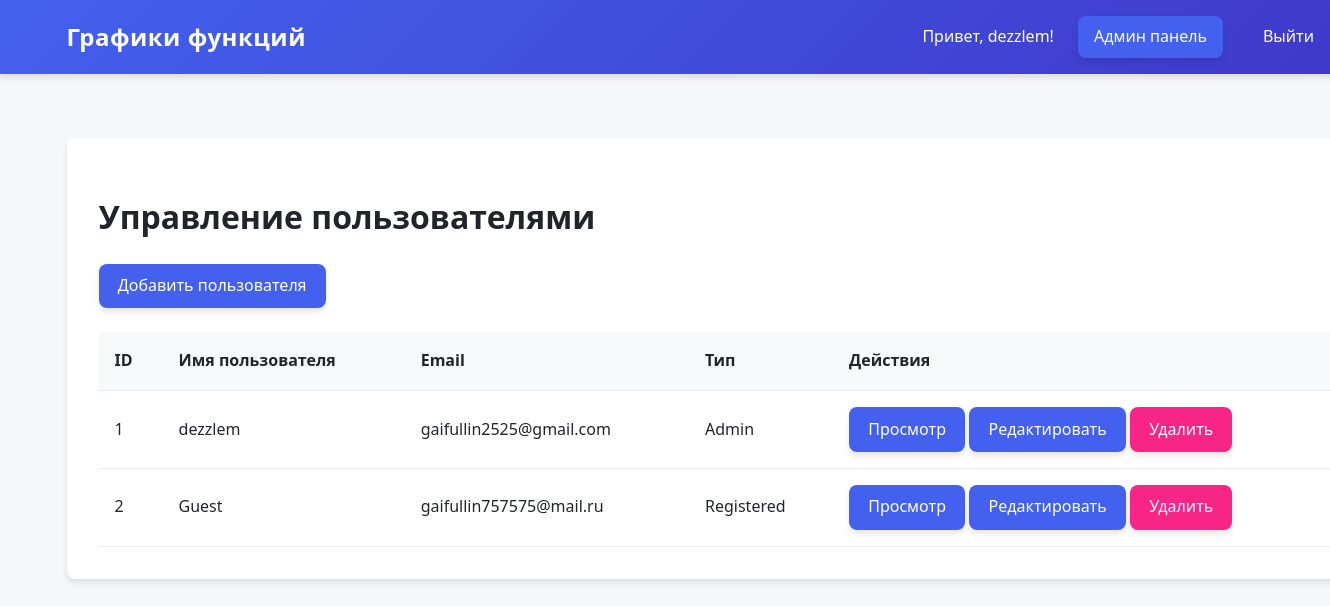
Before: /admin-panel/users/ (signed in) with the older database file.
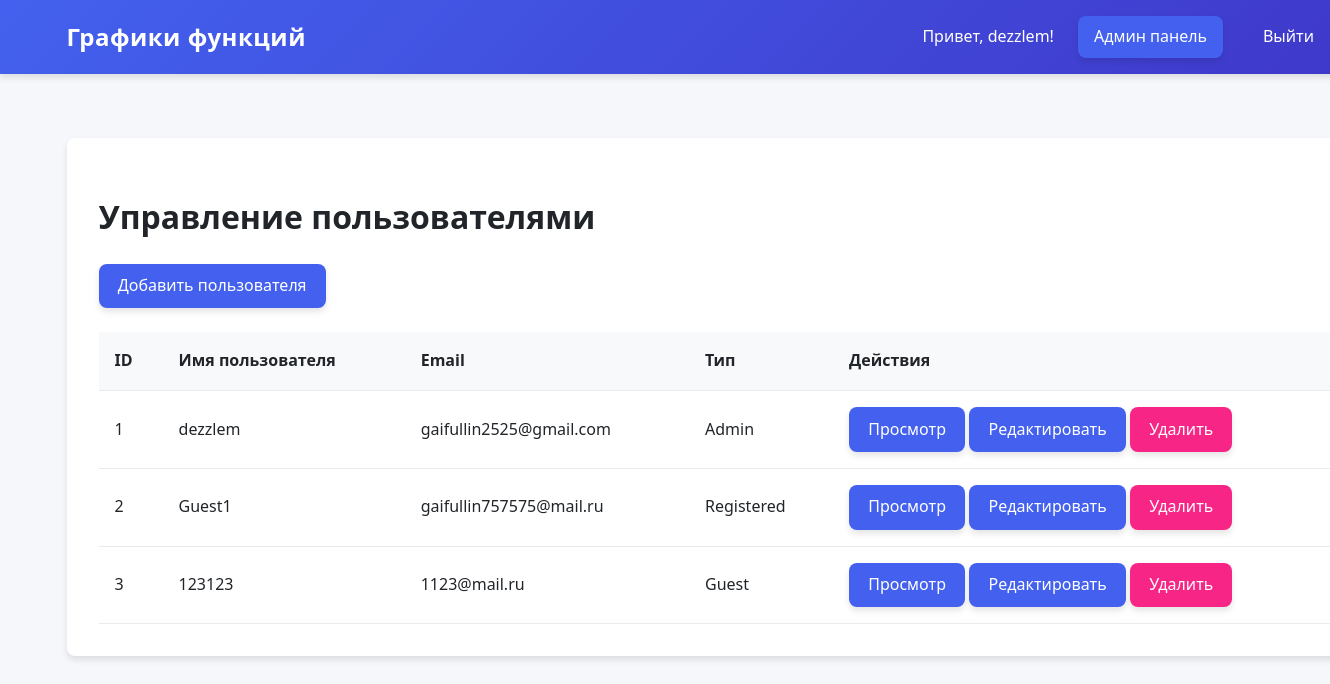
After: the same page with the newer database file.
### graphs/models.py (models this page shows, shortened)
class CustomUser(AbstractUser):
    USER_TYPE_CHOICES = (
        ('admin', 'Admin'),
        ('registered', 'Registered'),
        ('guest', 'Guest'),
    )
    user_type = models.CharField(
        max_length=20,
        choices=USER_TYPE_CHOICES,
        default='registered'  # Установите registered по умолчанию
    )
    email = models.EmailField(unique=True)

### graphs/views.py (the view)
# urls.py: path('admin-panel/users/', views.user_list, name='user_list'),
@login_required
@user_passes_test(is_admin)
def user_list(request):
    users = CustomUser.objects.all()
    return render(request, 'graphs/user_list.html', {'users': users})

### graphs/views.py (called while the page is built)
def is_admin(user):
    return user.user_type == 'admin'

### templates/graphs/user_list.html
{% extends 'graphs/base.html' %}
{% block content %}
<div class="user-management">
    <h1>Управление пользователями</h1>
    <a href="{% url 'add_user' %}" class="btn">Добавить пользователя</a>
    <table class="user-table">
        <thead>
            <tr>
                <th>ID</th>
                <th>Имя пользователя</th>
                <th>Email</th>
                <th>Тип</th>
                <th>Действия</th>
            </tr>
        </thead>
        <tbody>
            {% for user in users %}
            <tr>
                <td>{{ user.id }}</td>
                <td>{{ user.username }}</td>
                <td>{{ user.email }}</td>
                <td>{{ user.get_user_type_display }}</td>
                <td>
                    <a href="{% url 'user_detail' user.pk %}" class="btn">Просмотр</a>
                    <a href="{% url 'edit_user' user.pk %}" class="btn">Редактировать</a>
                    <a href="{% url 'delete_user' user.pk %}" class="btn btn-danger">Удалить</a>
                </td>
            </tr>
            {% endfor %}
        </tbody>
    </table>
</div>
{% endblock %}

### templates/graphs/base.html (shortened to what this page needs)
<!DOCTYPE html>
<html lang="ru">
<head>
</head>
<body>
    <nav class="navbar">
    <a href="{% url 'graph_list' %}" class="navbar-brand">Графики функций</a>
    <div class="nav-links">
        {% if user.is_authenticated %}
            <span style="color: white;">Привет, {{ user.username }}!</span>
            {% if user.user_type == 'admin' %}
                <a href="{% url 'user_list' %}" class="btn">Админ панель</a>
            {% endif %}
            <a href="{% url 'logout' %}">Выйти</a>
        {% else %}
            <div class="auth-links">
                <a href="{% url 'login' %}">Вход</a>
                <a href="{% url 'register' %}">Регистрация</a>
            </div>
        {% endif %}
    </div>
</nav>
    <main>
        {% block content %}{% endblock %}
    </main>
</body>
</html>

Changed rows visible on the page:
changed CustomUser "gaifullin757575@mail.ru": username "Guest" → "Guest1"
added CustomUser: id "3", username "123123", email "1123@mail.ru", user_type "Guest"
